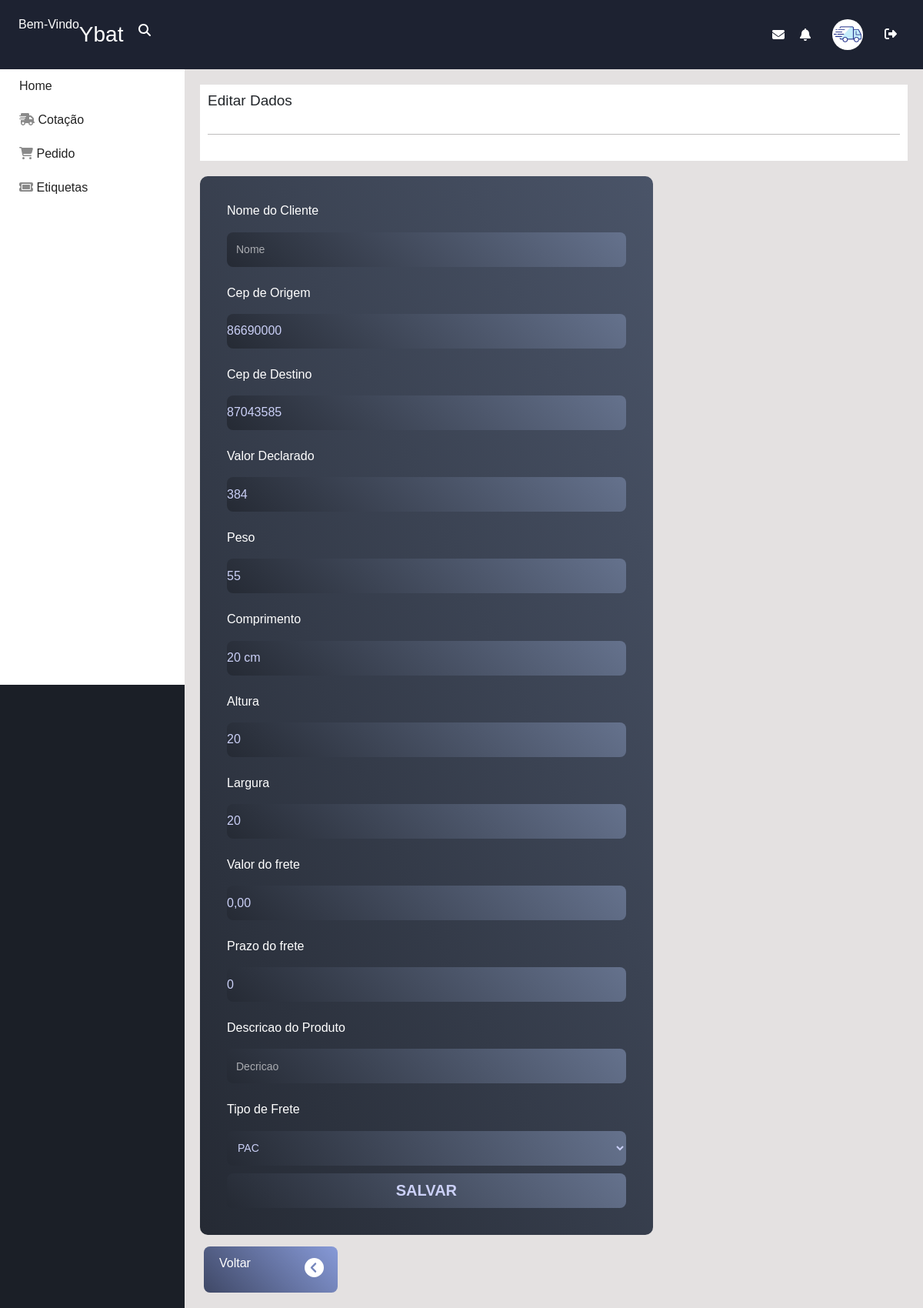
Screenshot of /dashboard/novoPedido.php?id=324 (signed in) with the database file from the repository.
### tables this page shows
CREATE TABLE `cotacao` (
  `idCot` int(11) NOT NULL,
  `cepOrigem` int(10) NOT NULL,
  `cepDestino` int(10) NOT NULL,
  `valor` float NOT NULL,
  `peso` float NOT NULL,
  `comprimento` double NOT NULL,
  `altura` double NOT NULL,
  `largura` double NOT NULL,
  `tipoFrete` enum('40010','41106') NOT NULL,
  `idUser` int(11) NOT NULL,
  `frete` varchar(20) NOT NULL,
  `prazo` int(20) NOT NULL,
  `nome` varchar(45) NOT NULL
);

### dashboard/novoPedido.php (the view, shortened to what this page needs)
<?php
   include('../inc/database.php');
   $id = $_SESSION['user'];
   $sqlSelect = "SELECT * from usuario where id = $id";
   $resultEdit = mysqli_query($conn, $sqlSelect);
   if($resultEdit->num_rows > 0){
    while ($row_users = mysqli_fetch_assoc($resultEdit)) {
        $nome = $row_users['nome'];
        $tipo = $row_users['tipo'];
        }
    }
   if(isset($_GET['id'])){
    $id = $_GET['id'];
    $sqlSelect = "SELECT * from cotacao where idCot = $id";
    $resultEdit = mysqli_query($conn, $sqlSelect);
    if($resultEdit->num_rows > 0){
    while ($row_users = mysqli_fetch_assoc($resultEdit)) {
        $nome = $row_users['nome'];
        $cepIn = $row_users['cepOrigem'];
        $cepOut = $row_users['cepDestino'];
        $peso = $row_users['peso'];
        $valor = $row_users['valor'];
        $tipoFrete = $row_users['tipoFrete'];
        $altura = $row_users['altura'];
        $largura = $row_users['largura'];
        $comprimento = $row_users['comprimento'];
        $frete = $row_users['frete'];
        $prazo = $row_users['prazo'];
        }
    }
}
?>
<!DOCTYPE html>
<html lang="en">
<head>
    <link rel="stylesheet" href="estilo.css">
    <link href="https://cdn.jsdelivr.net/npm/bootstrap@5.2.2/dist/css/bootstrap.min.css" rel="stylesheet">
    <link rel="stylesheet" href="form1.css">
</head>
<body>
    <header>
        <div class="info-header">
            Bem-Vindo
            <div class="logo">
                <h3><?php echo  $_SESSION['nome']; ?></h3>
            </div>
            <div class="icons-header">
                <i class="fa-solid fa-magnifying-glass"></i>
            </div>
        </div>
        <div style="align-items: center;" class="info-header">
            <i class="fa-solid fa-envelope"></i>
            <i class="fa-solid fa-bell"></i>
            <a href="perfil.php"><img src="../img/images.png" alt=""></a>
            <a href="logout.php"><i class="fa-solid fa-right-from-bracket"></i></a>
        </div>
    </header>
    <section class="main">
    <div class="sidebar">
            <?php
                if($tipo == "A"){ ?>
                    <a  href="painelA.php">Home</a>
                    <a href="cadastrar.php"><i class="fa-solid fa-users-gear"></i> Usuários</a>
                    <a href="vendas.php"><i class="fa-solid fa-cash-register"></i> Vendas</a>
                     <?php }
                else if($tipo == "T"){ ?>
                    <a  href="painelT.php">Home</a> <?php }
                    else if($tipo == "E"){ ?>
                        <a  href="painelE.php">Home</a> <?php }
                        else if($tipo == "C"){ ?>
                            <a  href="painelC.php">Home</a> <?php }
                ?>
                <a href="cotacao.php"><i class="fa-solid fa-truck-fast"></i> Cotação</a>
                <a href="pedido.php"><i class="fa-solid fa-cart-shopping"></i> Pedido</a>
            <a href="viewEt.php"><i class="fa-solid fa-ticket"></i> Etiquetas</a>
            <br/>
        </div>
        <div class="content">
            <div class="titulo-secao">
                <h2>Editar Dados</h2>
                <br/>
                <div class="separator"></div>
                <br/>
            </div>
            <div class="box-info">
            <section class="area-cadastro">
                <div class="cadastro">
                    <form method="POST" action="">
                        <h6 style="color: white;">Nome do Cliente</h6>
                        <input type="text" name="nome" placeholder="Nome" value="<?php echo $nome ?>"></br>
                        <h6 style="color: white;">Cep de Origem</h6>
                        <input type="text" name="cepOrigem" placeholder="CEP de Origem" value="<?php echo $cepIn ?>"></br>
                        <h6 style="color: white;">Cep de Destino</h6>
                        <input type="text" name="cepDestino"  placeholder="CEP de Destino" value="<?php echo $cepOut ?>"></br>
                        <h6 style="color: white;">Valor Declarado</h6>
                        <input type="text" name="valor"  placeholder="Valor Declarado" value="<?php echo $valor ?>"></br>
                        <h6 style="color: white;">Peso</h6>
                        <input type="tex" name="peso" placeholder="Peso" value="<?php echo $peso ?>"></br>
                        <h6 style="color: white;">Comprimento</h6>
                        <input type="text" name="comprimento" placeholder="Comprimento" value="<?php echo $comprimento." cm" ?>"></br>
                        <h6 style="color: white;">Altura</h6>
                        <input type="text" name="altura" placeholder="Altura" value="<?php echo $altura?>"></br>
                        <h6 style="color: white;">Largura</h6>
                        <input type="text" name="largura" placeholder="Largura" value="<?php echo $largura ?>"></br>
                        <h6 style="color: white;">Valor do frete</h6>
                        <input type="text" name="frete" placeholder="Frete" value="<?php echo $frete ?>"></br>
                        <h6 style="color: white;">Prazo do frete</h6>
                        <input type="text" name="prazo" placeholder="Prazo" value="<?php echo $prazo ?>"></br>
                        <h6 style="color: white;">Descricao do Produto</h6>
                        <input type="text" name="descricao" placeholder="Decricao"></br>
                        <h6 style="color: white;">Tipo de Frete</h6>
                        <select name="tipoFrete" id="tipoFrete">
                            <option selected disabled>
                                <?php
                                    if ($tipoFrete == '40010') {
                                        echo  "Sedex";
                                    }else if($tipoFrete == '41106') {
                                        echo "PAC";
                                    }
                                ?>
                            </option>
                        </select>
                        <input type="submit" name="salvar" value="salvar" >
                    </form>
                </div>
             </section>
            </div>
        <div class="voltar">
            <div style="background:linear-gradient(45deg, #3f4866, #879ad8);" class="box-info-single">
                    <div class="info-text">
                        <p class="back">
                            <a  href="edit.php">Voltar</a>
                        </p>
                    </div>
                    <a href="edit.php"><i class="fa-solid fa-circle-chevron-left"></i></a>
                </div>
            </div>
        </div>
    </section>
</body>
</html>

### dashboard/estilo.css (style rules this page uses)
* { margin: 0; padding: 0; box-sizing: border-box; font-family: Verdana, Geneva, Tahoma, sans-serif; }
html, body { height: 100%; }
header { background-color: #1D2231; color: white; padding: 20px 2%; display: flex; justify-content: space-between; }
.logo { margin-top: 8px; }
.logo h3 { cursor: pointer; }
.icons-header { margin-top: 8px; }
.icons-header svg { cursor: pointer; }
.info-header { color: white; display: flex; justify-content: space-around; }
.info-header img { width: 40px; height: 40px; border-radius: 20px; margin:0 8px; }
.info-header svg { margin: 0 10px; }
.icons-header { margin-left: 10px; }
.main { display: flex; flex-wrap: wrap; height: 100%; }
.sidebar { width: 20%; background-color: white; height: 100%; }
.sidebar a { display: block; text-decoration: none; padding: 10px 15px; color: #222; }
.sidebar a > svg { color: rgb(138, 138, 138); }
.content { width: 80%; background-color: rgb(228, 225, 225); padding: 20px; }
.titulo-secao { background-color: white; padding: 10px; }
.titulo-secao h2 { font-size: 19px; }
.separator { width: 100%; height: 1px; background-color: rgb(190, 189, 189); }
.box-info { width: 100%; margin-top: 20px; display: flex; justify-content: space-between; }
.box-info-single { flex: 0.8; display: flex; justify-content: space-between; border-radius: 8px; color: whitesmoke; padding: 10px; margin:0 5px; }
.box-info-single svg { font-size: 30px; padding: 5px 8px; }
.box-info-single p { color: white; font-family: 'Franklin Gothic Medium', 'Arial Narrow', Arial, sans-serif; }
.box-info-single a { text-decoration: none; }

### dashboard/form1.css (style rules this page uses)
body { background-color: #1b1f27; font-family:'Franklin Gothic Medium', 'Arial Narrow', Arial, sans-serif; }
input::placeholder { color: #aaacb1; font-size: 14px; padding-left: 12px; }
.area-cadastro { display: flex; width: 80%; height: 100%; }
.cadastro { display: flex; flex-direction: column; align-items: center; background:linear-gradient(65deg, #252a34, #4a5468); border-radius: 10px; width: 80%; height: 80%; padding: 35px; }
.cadastro form { display: flex; width: 100%; flex-direction: column; }
.cadastro input { margin-top: 10px; background:linear-gradient(45deg, #252a34, #65728d); color: #cbd0f7; border: none; height: 45px; outline: none; border-radius: 8px; }
form [type="submit"] { display: block; background-color: rgb(20, 18, 88); font-size: 20px; text-transform: uppercase; font-weight: bold; cursor: pointer; }
a { color: white; text-decoration: none; margin-left: 10px; }
.cadastro select { font-size: 14px; padding-left: 10px; margin-top: 10px; background:linear-gradient(55deg, #252a34, #65728d); color: #cbd0f7; border: none; height: 45px; outline: none; border-radius: 8px; align-content: center; }
.voltar { margin-top: 15px; width: 20%; height: 5%; }
.voltar svg { font-size: 25px; }

### rows the page displays
cotacao: cepOrigem "86690000", cepDestino "87043585", valor "384", peso "55", comprimento "20 cm", altura "20", largura "20", frete "0,00", prazo "0"

### other values shown
$_SESSION['nome'] "Ybat"
